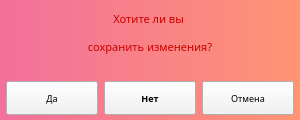
<?xml version="1.0" encoding="UTF-8"?>
<ui version="4.0">
 <class>AboutQuit</class>
 <widget class="QWidget" name="AboutQuit">
  <property name="windowModality">
   <enum>Qt::NonModal</enum>
  </property>
  <property name="geometry">
   <rect>
    <x>0</x>
    <y>0</y>
    <width>300</width>
    <height>120</height>
   </rect>
  </property>
  <property name="minimumSize">
   <size>
    <width>300</width>
    <height>120</height>
   </size>
  </property>
  <property name="maximumSize">
   <size>
    <width>300</width>
    <height>120</height>
   </size>
  </property>
  <property name="focusPolicy">
   <enum>Qt::StrongFocus</enum>
  </property>
  <property name="windowTitle">
   <string>Сохранить заметку?</string>
  </property>
  <property name="windowIcon">
   <iconset>
    <normaloff>../images/notepad.png</normaloff>../images/notepad.png</iconset>
  </property>
  <property name="styleSheet">
   <string notr="true">background-color: rgb(255, 255, 255);
border-color: rgb(0, 0, 0);</string>
  </property>
  <widget class="QWidget" name="verticalWidget" native="true">
   <property name="geometry">
    <rect>
     <x>0</x>
     <y>0</y>
     <width>300</width>
     <height>120</height>
    </rect>
   </property>
   <property name="minimumSize">
    <size>
     <width>300</width>
     <height>120</height>
    </size>
   </property>
   <property name="maximumSize">
    <size>
     <width>300</width>
     <height>120</height>
    </size>
   </property>
   <property name="mouseTracking">
    <bool>true</bool>
   </property>
   <property name="focusPolicy">
    <enum>Qt::NoFocus</enum>
   </property>
   <property name="styleSheet">
    <string notr="true">background-color: qlineargradient(spread:pad, x1:0, y1:0.5, x2:1, y2:0.5, stop:0 rgba(29, 151, 108, 255), stop:1 rgba(147, 249, 185, 255));
background-color: qlineargradient(spread:pad, x1:0, y1:1, x2:1, y2:1, stop:0 rgba(242, 112, 156, 255), stop:1 rgba(255, 148, 114, 255));</string>
   </property>
   <layout class="QVBoxLayout" name="verticalLayout">
    <item>
     <widget class="QLabel" name="label">
      <property name="palette">
       <palette>
        <active>
         <colorrole role="WindowText">
          <brush brushstyle="SolidPattern">
           <color alpha="255">
            <red>242</red>
            <green>242</green>
            <blue>242</blue>
           </color>
          </brush>
         </colorrole>
         <colorrole role="Button">
          <brush brushstyle="LinearGradientPattern">
           <gradient startx="0.000000000000000" starty="1.000000000000000" endx="1.000000000000000" endy="1.000000000000000" type="LinearGradient" spread="PadSpread" coordinatemode="ObjectBoundingMode">
            <gradientstop position="0.000000000000000">
             <color alpha="255">
              <red>242</red>
              <green>112</green>
              <blue>156</blue>
             </color>
            </gradientstop>
            <gradientstop position="1.000000000000000">
             <color alpha="255">
              <red>255</red>
              <green>148</green>
              <blue>114</blue>
             </color>
            </gradientstop>
           </gradient>
          </brush>
         </colorrole>
         <colorrole role="Base">
          <brush brushstyle="LinearGradientPattern">
           <gradient startx="0.000000000000000" starty="1.000000000000000" endx="1.000000000000000" endy="1.000000000000000" type="LinearGradient" spread="PadSpread" coordinatemode="ObjectBoundingMode">
            <gradientstop position="0.000000000000000">
             <color alpha="255">
              <red>242</red>
              <green>112</green>
              <blue>156</blue>
             </color>
            </gradientstop>
            <gradientstop position="1.000000000000000">
             <color alpha="255">
              <red>255</red>
              <green>148</green>
              <blue>114</blue>
             </color>
            </gradientstop>
           </gradient>
          </brush>
         </colorrole>
         <colorrole role="Window">
          <brush brushstyle="LinearGradientPattern">
           <gradient startx="0.000000000000000" starty="1.000000000000000" endx="1.000000000000000" endy="1.000000000000000" type="LinearGradient" spread="PadSpread" coordinatemode="ObjectBoundingMode">
            <gradientstop position="0.000000000000000">
             <color alpha="255">
              <red>242</red>
              <green>112</green>
              <blue>156</blue>
             </color>
            </gradientstop>
            <gradientstop position="1.000000000000000">
             <color alpha="255">
              <red>255</red>
              <green>148</green>
              <blue>114</blue>
             </color>
            </gradientstop>
           </gradient>
          </brush>
         </colorrole>
        </active>
        <inactive>
         <colorrole role="WindowText">
          <brush brushstyle="SolidPattern">
           <color alpha="255">
            <red>242</red>
            <green>242</green>
            <blue>242</blue>
           </color>
          </brush>
         </colorrole>
         <colorrole role="Button">
          <brush brushstyle="LinearGradientPattern">
           <gradient startx="0.000000000000000" starty="1.000000000000000" endx="1.000000000000000" endy="1.000000000000000" type="LinearGradient" spread="PadSpread" coordinatemode="ObjectBoundingMode">
            <gradientstop position="0.000000000000000">
             <color alpha="255">
              <red>242</red>
              <green>112</green>
              <blue>156</blue>
             </color>
            </gradientstop>
            <gradientstop position="1.000000000000000">
             <color alpha="255">
              <red>255</red>
              <green>148</green>
              <blue>114</blue>
             </color>
            </gradientstop>
           </gradient>
          </brush>
         </colorrole>
         <colorrole role="Base">
          <brush brushstyle="LinearGradientPattern">
           <gradient startx="0.000000000000000" starty="1.000000000000000" endx="1.000000000000000" endy="1.000000000000000" type="LinearGradient" spread="PadSpread" coordinatemode="ObjectBoundingMode">
            <gradientstop position="0.000000000000000">
             <color alpha="255">
              <red>242</red>
              <green>112</green>
              <blue>156</blue>
             </color>
            </gradientstop>
            <gradientstop position="1.000000000000000">
             <color alpha="255">
              <red>255</red>
              <green>148</green>
              <blue>114</blue>
             </color>
            </gradientstop>
           </gradient>
          </brush>
         </colorrole>
         <colorrole role="Window">
          <brush brushstyle="LinearGradientPattern">
           <gradient startx="0.000000000000000" starty="1.000000000000000" endx="1.000000000000000" endy="1.000000000000000" type="LinearGradient" spread="PadSpread" coordinatemode="ObjectBoundingMode">
            <gradientstop position="0.000000000000000">
             <color alpha="255">
              <red>242</red>
              <green>112</green>
              <blue>156</blue>
             </color>
            </gradientstop>
            <gradientstop position="1.000000000000000">
             <color alpha="255">
              <red>255</red>
              <green>148</green>
              <blue>114</blue>
             </color>
            </gradientstop>
           </gradient>
          </brush>
         </colorrole>
        </inactive>
        <disabled>
         <colorrole role="WindowText">
          <brush brushstyle="SolidPattern">
           <color alpha="255">
            <red>120</red>
            <green>120</green>
            <blue>120</blue>
           </color>
          </brush>
         </colorrole>
         <colorrole role="Button">
          <brush brushstyle="LinearGradientPattern">
           <gradient startx="0.000000000000000" starty="1.000000000000000" endx="1.000000000000000" endy="1.000000000000000" type="LinearGradient" spread="PadSpread" coordinatemode="ObjectBoundingMode">
            <gradientstop position="0.000000000000000">
             <color alpha="255">
              <red>242</red>
              <green>112</green>
              <blue>156</blue>
             </color>
            </gradientstop>
            <gradientstop position="1.000000000000000">
             <color alpha="255">
              <red>255</red>
              <green>148</green>
              <blue>114</blue>
             </color>
            </gradientstop>
           </gradient>
          </brush>
         </colorrole>
         <colorrole role="Base">
          <brush brushstyle="LinearGradientPattern">
           <gradient startx="0.000000000000000" starty="1.000000000000000" endx="1.000000000000000" endy="1.000000000000000" type="LinearGradient" spread="PadSpread" coordinatemode="ObjectBoundingMode">
            <gradientstop position="0.000000000000000">
             <color alpha="255">
              <red>242</red>
              <green>112</green>
              <blue>156</blue>
             </color>
            </gradientstop>
            <gradientstop position="1.000000000000000">
             <color alpha="255">
              <red>255</red>
              <green>148</green>
              <blue>114</blue>
             </color>
            </gradientstop>
           </gradient>
          </brush>
         </colorrole>
         <colorrole role="Window">
          <brush brushstyle="LinearGradientPattern">
           <gradient startx="0.000000000000000" starty="1.000000000000000" endx="1.000000000000000" endy="1.000000000000000" type="LinearGradient" spread="PadSpread" coordinatemode="ObjectBoundingMode">
            <gradientstop position="0.000000000000000">
             <color alpha="255">
              <red>242</red>
              <green>112</green>
              <blue>156</blue>
             </color>
            </gradientstop>
            <gradientstop position="1.000000000000000">
             <color alpha="255">
              <red>255</red>
              <green>148</green>
              <blue>114</blue>
             </color>
            </gradientstop>
           </gradient>
          </brush>
         </colorrole>
        </disabled>
       </palette>
      </property>
      <property name="font">
       <font>
        <family>ObelixPro</family>
        <pointsize>8</pointsize>
       </font>
      </property>
      <property name="mouseTracking">
       <bool>true</bool>
      </property>
      <property name="text">
       <string>&lt;html&gt;&lt;head/&gt;&lt;body&gt;&lt;p&gt;&lt;span style=&quot; color:#c80000;&quot;&gt;Хотите ли вы &lt;/span&gt;&lt;/p&gt;&lt;p&gt;&lt;span style=&quot; color:#c80000;&quot;&gt;сохранить изменения?&lt;/span&gt;&lt;/p&gt;&lt;/body&gt;&lt;/html&gt;</string>
      </property>
      <property name="scaledContents">
       <bool>false</bool>
      </property>
      <property name="alignment">
       <set>Qt::AlignCenter</set>
      </property>
      <property name="margin">
       <number>4</number>
      </property>
     </widget>
    </item>
    <item>
     <widget class="QWidget" name="horizontalWidget" native="true">
      <property name="sizePolicy">
       <sizepolicy hsizetype="Minimum" vsizetype="Fixed">
        <horstretch>0</horstretch>
        <verstretch>0</verstretch>
       </sizepolicy>
      </property>
      <property name="minimumSize">
       <size>
        <width>180</width>
        <height>48</height>
       </size>
      </property>
      <layout class="QHBoxLayout" name="horizontalLayout">
       <property name="spacing">
        <number>6</number>
       </property>
       <property name="leftMargin">
        <number>6</number>
       </property>
       <property name="rightMargin">
        <number>6</number>
       </property>
       <property name="bottomMargin">
        <number>5</number>
       </property>
       <item>
        <widget class="QPushButton" name="saveButton">
         <property name="sizePolicy">
          <sizepolicy hsizetype="Preferred" vsizetype="Preferred">
           <horstretch>0</horstretch>
           <verstretch>0</verstretch>
          </sizepolicy>
         </property>
         <property name="font">
          <font>
           <family>ObelixPro</family>
           <pointsize>7</pointsize>
          </font>
         </property>
         <property name="styleSheet">
          <string notr="true">background-color: rgba(242, 242, 242, 242);
</string>
         </property>
         <property name="text">
          <string>Да</string>
         </property>
         <property name="shortcut">
          <string>Return</string>
         </property>
         <property name="default">
          <bool>false</bool>
         </property>
        </widget>
       </item>
       <item>
        <widget class="QPushButton" name="deleteButton">
         <property name="sizePolicy">
          <sizepolicy hsizetype="Preferred" vsizetype="Preferred">
           <horstretch>0</horstretch>
           <verstretch>0</verstretch>
          </sizepolicy>
         </property>
         <property name="font">
          <font>
           <family>ObelixPro</family>
           <pointsize>7</pointsize>
           <weight>75</weight>
           <bold>true</bold>
          </font>
         </property>
         <property name="styleSheet">
          <string notr="true">background-color: rgba(242, 242, 242, 242);
</string>
         </property>
         <property name="text">
          <string>Нет</string>
         </property>
         <property name="shortcut">
          <string>Esc</string>
         </property>
        </widget>
       </item>
       <item>
        <widget class="QPushButton" name="cancelButton">
         <property name="sizePolicy">
          <sizepolicy hsizetype="Preferred" vsizetype="Preferred">
           <horstretch>0</horstretch>
           <verstretch>0</verstretch>
          </sizepolicy>
         </property>
         <property name="font">
          <font>
           <family>ObelixPro</family>
           <pointsize>7</pointsize>
          </font>
         </property>
         <property name="styleSheet">
          <string notr="true">background-color: rgba(242, 242, 242, 242);
</string>
         </property>
         <property name="text">
          <string>Отмена</string>
         </property>
         <property name="shortcut">
          <string>Ctrl+Q</string>
         </property>
         <property name="default">
          <bool>false</bool>
         </property>
        </widget>
       </item>
      </layout>
     </widget>
    </item>
   </layout>
  </widget>
 </widget>
 <resources/>
 <connections/>
</ui>
